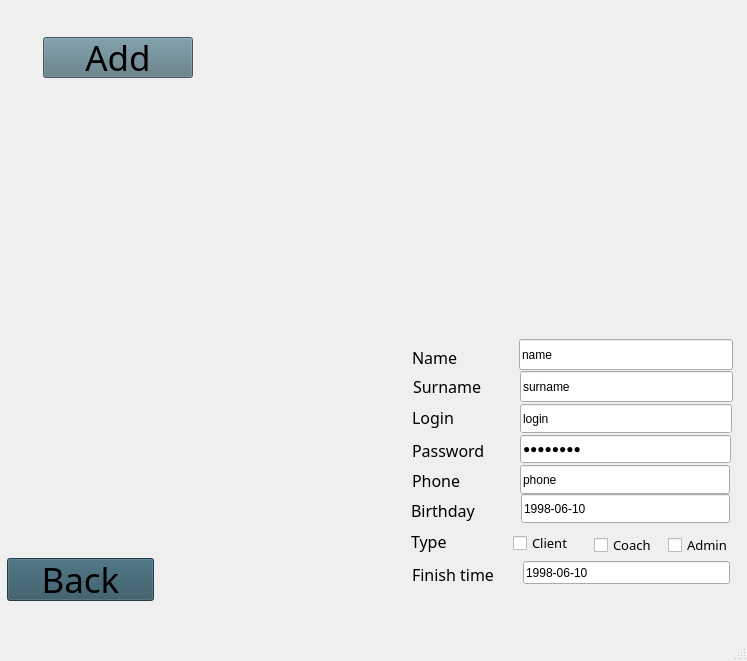
<?xml version="1.0" encoding="UTF-8"?>
<ui version="4.0">
 <class>AddClient</class>
 <widget class="QMainWindow" name="AddClient">
  <property name="geometry">
   <rect>
    <x>0</x>
    <y>0</y>
    <width>747</width>
    <height>661</height>
   </rect>
  </property>
  <property name="sizePolicy">
   <sizepolicy hsizetype="Fixed" vsizetype="Fixed">
    <horstretch>0</horstretch>
    <verstretch>0</verstretch>
   </sizepolicy>
  </property>
  <property name="minimumSize">
   <size>
    <width>747</width>
    <height>661</height>
   </size>
  </property>
  <property name="maximumSize">
   <size>
    <width>747</width>
    <height>661</height>
   </size>
  </property>
  <property name="baseSize">
   <size>
    <width>747</width>
    <height>661</height>
   </size>
  </property>
  <property name="windowTitle">
   <string>Add Client</string>
  </property>
  <property name="tabShape">
   <enum>QTabWidget::Rounded</enum>
  </property>
  <widget class="QWidget" name="centralwidget">
   <property name="enabled">
    <bool>true</bool>
   </property>
   <property name="sizePolicy">
    <sizepolicy hsizetype="Fixed" vsizetype="Fixed">
     <horstretch>0</horstretch>
     <verstretch>0</verstretch>
    </sizepolicy>
   </property>
   <property name="minimumSize">
    <size>
     <width>747</width>
     <height>610</height>
    </size>
   </property>
   <property name="maximumSize">
    <size>
     <width>747</width>
     <height>610</height>
    </size>
   </property>
   <widget class="QPushButton" name="ok">
    <property name="geometry">
     <rect>
      <x>43</x>
      <y>37</y>
      <width>150</width>
      <height>41</height>
     </rect>
    </property>
    <property name="font">
     <font>
      <family>AR JULIAN</family>
      <pointsize>26</pointsize>
     </font>
    </property>
    <property name="styleSheet">
     <string notr="true">background-color:rgb(90, 120, 131)</string>
    </property>
    <property name="text">
     <string>Add</string>
    </property>
   </widget>
   <widget class="QLabel" name="label_9">
    <property name="geometry">
     <rect>
      <x>-21</x>
      <y>-59</y>
      <width>772</width>
      <height>682</height>
     </rect>
    </property>
    <property name="sizePolicy">
     <sizepolicy hsizetype="Fixed" vsizetype="Fixed">
      <horstretch>0</horstretch>
      <verstretch>0</verstretch>
     </sizepolicy>
    </property>
    <property name="minimumSize">
     <size>
      <width>772</width>
      <height>682</height>
     </size>
    </property>
    <property name="maximumSize">
     <size>
      <width>772</width>
      <height>682</height>
     </size>
    </property>
    <property name="baseSize">
     <size>
      <width>772</width>
      <height>682</height>
     </size>
    </property>
    <property name="text">
     <string/>
    </property>
    <property name="pixmap">
     <pixmap>../../../../../project/картинки/8fUw9HBs5Qo.jpg</pixmap>
    </property>
    <property name="scaledContents">
     <bool>true</bool>
    </property>
   </widget>
   <widget class="QLabel" name="label">
    <property name="geometry">
     <rect>
      <x>412</x>
      <y>341</y>
      <width>110</width>
      <height>32</height>
     </rect>
    </property>
    <property name="font">
     <font>
      <family>AR JULIAN</family>
      <pointsize>12</pointsize>
     </font>
    </property>
    <property name="autoFillBackground">
     <bool>false</bool>
    </property>
    <property name="text">
     <string>Name</string>
    </property>
   </widget>
   <widget class="QLabel" name="label_4">
    <property name="geometry">
     <rect>
      <x>411</x>
      <y>495</y>
      <width>110</width>
      <height>30</height>
     </rect>
    </property>
    <property name="font">
     <font>
      <family>AR JULIAN</family>
      <pointsize>12</pointsize>
     </font>
    </property>
    <property name="autoFillBackground">
     <bool>false</bool>
    </property>
    <property name="text">
     <string>Birthday</string>
    </property>
   </widget>
   <widget class="QLabel" name="label_8">
    <property name="geometry">
     <rect>
      <x>412</x>
      <y>558</y>
      <width>110</width>
      <height>32</height>
     </rect>
    </property>
    <property name="font">
     <font>
      <family>AR JULIAN</family>
      <pointsize>12</pointsize>
     </font>
    </property>
    <property name="autoFillBackground">
     <bool>false</bool>
    </property>
    <property name="text">
     <string>Finish time</string>
    </property>
   </widget>
   <widget class="QLabel" name="label_6">
    <property name="geometry">
     <rect>
      <x>412</x>
      <y>434</y>
      <width>110</width>
      <height>33</height>
     </rect>
    </property>
    <property name="font">
     <font>
      <family>AR JULIAN</family>
      <pointsize>12</pointsize>
     </font>
    </property>
    <property name="autoFillBackground">
     <bool>false</bool>
    </property>
    <property name="text">
     <string>Password</string>
    </property>
   </widget>
   <widget class="QLabel" name="label_2">
    <property name="geometry">
     <rect>
      <x>413</x>
      <y>372</y>
      <width>109</width>
      <height>29</height>
     </rect>
    </property>
    <property name="font">
     <font>
      <family>AR JULIAN</family>
      <pointsize>12</pointsize>
     </font>
    </property>
    <property name="autoFillBackground">
     <bool>false</bool>
    </property>
    <property name="text">
     <string>Surname</string>
    </property>
   </widget>
   <widget class="QLabel" name="label_7">
    <property name="geometry">
     <rect>
      <x>411</x>
      <y>525</y>
      <width>110</width>
      <height>33</height>
     </rect>
    </property>
    <property name="font">
     <font>
      <family>AR JULIAN</family>
      <pointsize>12</pointsize>
     </font>
    </property>
    <property name="autoFillBackground">
     <bool>false</bool>
    </property>
    <property name="text">
     <string>Type</string>
    </property>
   </widget>
   <widget class="QLabel" name="label_5">
    <property name="geometry">
     <rect>
      <x>412</x>
      <y>400</y>
      <width>110</width>
      <height>35</height>
     </rect>
    </property>
    <property name="font">
     <font>
      <family>AR JULIAN</family>
      <pointsize>12</pointsize>
     </font>
    </property>
    <property name="autoFillBackground">
     <bool>false</bool>
    </property>
    <property name="text">
     <string>Login</string>
    </property>
   </widget>
   <widget class="QLabel" name="label_3">
    <property name="geometry">
     <rect>
      <x>412</x>
      <y>465</y>
      <width>109</width>
      <height>30</height>
     </rect>
    </property>
    <property name="font">
     <font>
      <family>AR JULIAN</family>
      <pointsize>12</pointsize>
     </font>
    </property>
    <property name="autoFillBackground">
     <bool>false</bool>
    </property>
    <property name="text">
     <string>Phone</string>
    </property>
   </widget>
   <widget class="QLineEdit" name="finish_time">
    <property name="geometry">
     <rect>
      <x>523</x>
      <y>561</y>
      <width>207</width>
      <height>23</height>
     </rect>
    </property>
    <property name="text">
     <string>1998-06-10</string>
    </property>
   </widget>
   <widget class="QCheckBox" name="coachBox">
    <property name="geometry">
     <rect>
      <x>594</x>
      <y>533</y>
      <width>75</width>
      <height>24</height>
     </rect>
    </property>
    <property name="font">
     <font>
      <family>AR JULIAN</family>
      <pointsize>10</pointsize>
     </font>
    </property>
    <property name="text">
     <string>Coach</string>
    </property>
   </widget>
   <widget class="QLineEdit" name="surname">
    <property name="geometry">
     <rect>
      <x>520</x>
      <y>371</y>
      <width>213</width>
      <height>31</height>
     </rect>
    </property>
    <property name="text">
     <string>surname</string>
    </property>
   </widget>
   <widget class="QCheckBox" name="clientBox">
    <property name="geometry">
     <rect>
      <x>513</x>
      <y>531</y>
      <width>78</width>
      <height>24</height>
     </rect>
    </property>
    <property name="font">
     <font>
      <family>AR JULIAN</family>
      <pointsize>10</pointsize>
     </font>
    </property>
    <property name="text">
     <string>Client</string>
    </property>
   </widget>
   <widget class="QLineEdit" name="birthday">
    <property name="geometry">
     <rect>
      <x>521</x>
      <y>494</y>
      <width>209</width>
      <height>29</height>
     </rect>
    </property>
    <property name="text">
     <string>1998-06-10</string>
    </property>
   </widget>
   <widget class="QCheckBox" name="adminBox">
    <property name="geometry">
     <rect>
      <x>668</x>
      <y>533</y>
      <width>74</width>
      <height>24</height>
     </rect>
    </property>
    <property name="font">
     <font>
      <family>AR JULIAN</family>
      <pointsize>10</pointsize>
     </font>
    </property>
    <property name="text">
     <string>Admin</string>
    </property>
   </widget>
   <widget class="QLineEdit" name="password">
    <property name="geometry">
     <rect>
      <x>520</x>
      <y>435</y>
      <width>211</width>
      <height>28</height>
     </rect>
    </property>
    <property name="text">
     <string>password</string>
    </property>
    <property name="echoMode">
     <enum>QLineEdit::Password</enum>
    </property>
   </widget>
   <widget class="QLineEdit" name="phone">
    <property name="geometry">
     <rect>
      <x>520</x>
      <y>465</y>
      <width>210</width>
      <height>29</height>
     </rect>
    </property>
    <property name="text">
     <string>phone</string>
    </property>
   </widget>
   <widget class="QLineEdit" name="login">
    <property name="geometry">
     <rect>
      <x>520</x>
      <y>404</y>
      <width>212</width>
      <height>29</height>
     </rect>
    </property>
    <property name="text">
     <string>login</string>
    </property>
   </widget>
   <widget class="QLineEdit" name="name">
    <property name="geometry">
     <rect>
      <x>519</x>
      <y>339</y>
      <width>214</width>
      <height>31</height>
     </rect>
    </property>
    <property name="text">
     <string>name</string>
    </property>
   </widget>
   <widget class="QLabel" name="status">
    <property name="geometry">
     <rect>
      <x>44</x>
      <y>92</y>
      <width>230</width>
      <height>52</height>
     </rect>
    </property>
    <property name="text">
     <string/>
    </property>
   </widget>
   <widget class="QPushButton" name="back">
    <property name="geometry">
     <rect>
      <x>7</x>
      <y>558</y>
      <width>147</width>
      <height>43</height>
     </rect>
    </property>
    <property name="sizePolicy">
     <sizepolicy hsizetype="Fixed" vsizetype="Fixed">
      <horstretch>0</horstretch>
      <verstretch>0</verstretch>
     </sizepolicy>
    </property>
    <property name="font">
     <font>
      <family>AR JULIAN</family>
      <pointsize>26</pointsize>
     </font>
    </property>
    <property name="styleSheet">
     <string notr="true">background-color:rgb(46, 82, 96)</string>
    </property>
    <property name="text">
     <string>Back</string>
    </property>
   </widget>
   <zorder>label_9</zorder>
   <zorder>ok</zorder>
   <zorder>name</zorder>
   <zorder>label</zorder>
   <zorder>surname</zorder>
   <zorder>phone</zorder>
   <zorder>birthday</zorder>
   <zorder>login</zorder>
   <zorder>password</zorder>
   <zorder>finish_time</zorder>
   <zorder>label_8</zorder>
   <zorder>label_7</zorder>
   <zorder>label_2</zorder>
   <zorder>label_3</zorder>
   <zorder>label_4</zorder>
   <zorder>label_5</zorder>
   <zorder>label_6</zorder>
   <zorder>clientBox</zorder>
   <zorder>coachBox</zorder>
   <zorder>adminBox</zorder>
   <zorder>status</zorder>
   <zorder>back</zorder>
  </widget>
  <widget class="QMenuBar" name="menubar">
   <property name="geometry">
    <rect>
     <x>0</x>
     <y>0</y>
     <width>747</width>
     <height>26</height>
    </rect>
   </property>
  </widget>
  <widget class="QStatusBar" name="statusbar"/>
 </widget>
 <resources/>
 <connections/>
</ui>
